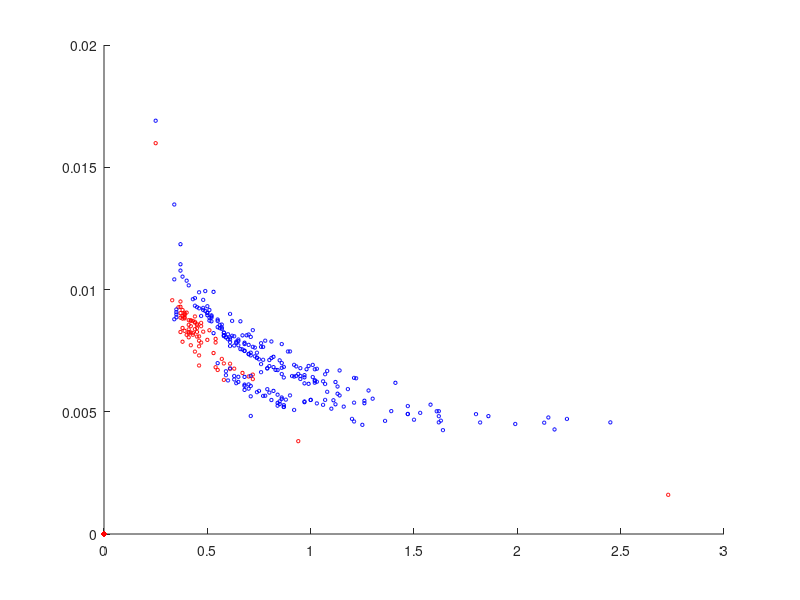

This figure's MATLAB source:

load('dataset_M.mat');
m_data = dataset;
load('dataset_O.mat');
o_data = dataset;

%display scatter plot
scatter(o_data(:,1),o_data(:,2),6,'r'),hold on;
scatter(m_data(:,1),m_data(:,2),6,'b');

% Number of observations of each class
n1=size(m_data,1);
n2=size(o_data,1);

%Mean of each class
c1 = [m_data(:,1) m_data(:,2)];
c2 = [o_data(:,1) o_data(:,2)];
mu1=mean(c1);
mu2=mean(c2);

% Average of the mean of all classes
mu=(mu1+mu2)/2;

% Center the data (data-mean)
d1=c1-repmat(mu1,size(c1,1),1);
d2=c2-repmat(mu2,size(c2,1),1);


% Calculate the within class variance (SW)
s1 = d1' * d1;
s2 = d2' * d2;
sw = s1 + s2;
invsw = inv(sw);

% W is for reducing the dimensionality to genrate non-linear transform
w = invsw * (mu2-mu1)';
save('W.mat','w');
backup = [-0.7936 0.8899];